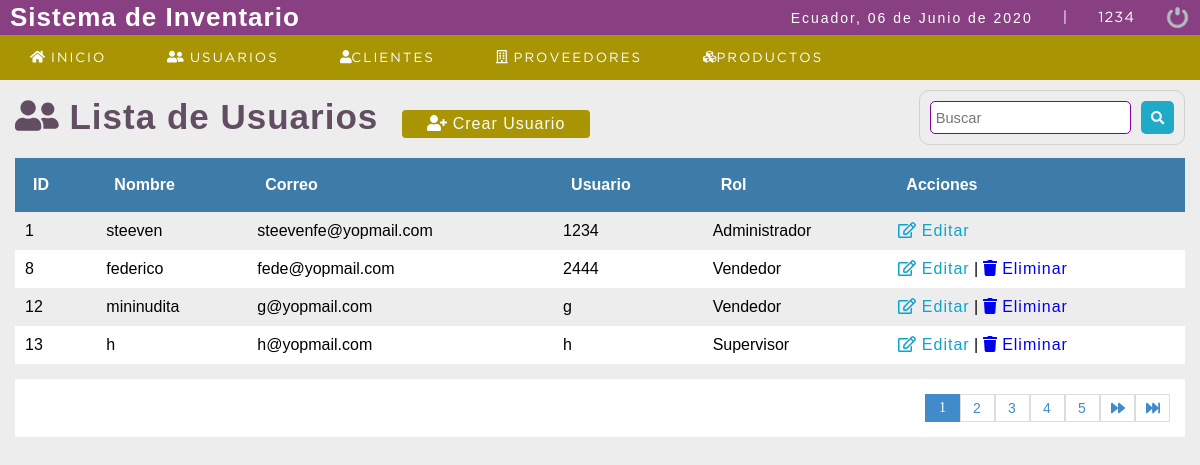
Screenshot of /bazartesis/sistema/lista_usuarios.php (signed in) with the database file from the repository.
### tables this page shows
CREATE TABLE `usuario` (
  `idusuario` int(11) NOT NULL,
  `nombre` varchar(50) DEFAULT NULL,
  `correo` varchar(100) DEFAULT NULL,
  `usuario` varchar(15) DEFAULT NULL,
  `clave` varchar(100) DEFAULT NULL,
  `rol` int(11) DEFAULT NULL,
  `estatus` int(11) NOT NULL DEFAULT 1,
  `foto` text DEFAULT NULL
);

CREATE TABLE `rol` (
  `idrol` int(11) NOT NULL,
  `rol` varchar(20) DEFAULT NULL
);

### bazartesis/sistema/lista_usuarios.php (the view, shortened to what this page needs)
<?php
	include "../conexion.php"
?>
<!DOCTYPE html>
<html lang="en">
<head>
	<?php include "includes/scripts.php";?>
</head>
<body>
	<?php include "includes/header.php";?>
	<section id="container">
		<h1><i class="fas fa-user-friends"></i>  Lista de Usuarios</h1>
		<a href="registro_usuario.php" class="btn_new"><i class="fas fa-user-plus"></i>  Crear Usuario</a>
		<form action="buscar_usuario.php" method="get" class="form_search">
			<input type="text" name="busqueda" id="busqueda" placeholder="Buscar">
			<button type="submit" class="btn_search"><i class="fas fa-search"></i></button>
		</form>
		<table>
			<tr>
				<th>ID</th>
				<th>Nombre</th>
				<th>Correo</th>
				<th>Usuario</th>
				<th>Rol</th>
				<th>Acciones</th>
			</tr>
			<?php
			$sql_registe = mysqli_query($conection,"SELECT COUNT(*) as total_registro FROM usuario WHERE estatus = 1 ");
				$result_register =mysqli_fetch_array($sql_registe);
				$total_registro = $result_register['total_registro'];
					$por_pagina = 4;
					if (empty($_GET['pagina'])) {
						$pagina = 1;
					}else{
						$pagina = $_GET['pagina'];
					}
					$desde = ($pagina-1) * $por_pagina;
					$total_paginas = ceil($total_registro / $por_pagina);
				$query = mysqli_query($conection,"SELECT u.idusuario,u.nombre,u.correo,u.usuario,r.rol FROM usuario u INNER JOIN rol r ON u.rol = r.idrol WHERE estatus = 1
					ORDER BY u.idusuario ASC
					LIMIT $desde,$por_pagina
					");
				$result = mysqli_num_rows($query);
				if ($result > 0) {
					while ($data = mysqli_fetch_array($query)) {
					?>
			<tr>
				<td><?php echo $data["idusuario"]; ?></td>
				<td><?php echo $data["nombre"]; ?></td>
				<td><?php echo $data["correo"]; ?></td>
				<td><?php echo $data["usuario"]; ?></td>
				<td><?php echo $data["rol"]; ?></td>
				<td>
					<a class="link_edit" href="editar_usuario.php?id=<?php echo $data["idusuario"]; ?>"><i class="far fa-edit"></i> Editar</a>
					<?php if($data["idusuario"] != 1){ ?>
					|
					<a class="link_delete" href="eliminar_confirmar_usuario.php?id=<?php echo $data["idusuario"]; ?>"><i class="fas fa-trash"></i> Eliminar</a>
					<?php } ?>
				</td>
			</tr>
			<?php
			}
				}
			?>
		</table>
		<div class="paginador">
			<ul>
				<?php
				for ($i=1; $i <= $total_paginas; $i++) {
				if ($i == $pagina) {
				 	echo '<li class="PageSelected">'.$i.'</li>';
				 }else{
				 	echo '<li><a href="?pagina='.$i.'" >'.$i.'</a></li>';
				 }
				}
				if ($pagina != $total_paginas) {
				?>
				<li><a href="?pagina=<?php echo $pagina+1; ?>"><i class="fas fa-forward"></i></a></li>
				<li><a href="?pagina=<?php echo $total_paginas; ?>"><i class="fas fa-fast-forward"></i></a></li>
				<?php }?>
			</ul>
		</div>
	</section>
</body>
</html>

### bazartesis/sistema/css/style.css (style rules this page uses)
* { margin: 0; padding: 0; box-sizing: border-box; }
body { background: #ededed; }
h1, h2, h3, h4, h5, h6 { font-family: 'arial'; font-weight: bold; letter-spacing: 1px; }
h1 { font-size: 26px; }
a { text-decoration: none; font-family: arial; letter-spacing: 1px; }
#container { padding: 90px 15px 15px; }
form { background: #FFF; margin: auto; padding: 20px 50px; border: 1px solid #d1d1d1; }
input,select { display: block; width: 100%; font-size: 11pt; padding: 5px; border: 1px solid #85029e; border-radius: 5px; }
#container h1 { font-size: 35px; display: inline-block; color: #624d63; }
.btn_new { display: inline-block; background: #a99404; color: #FFF; padding: 5px 25px; border-radius: 4px; margin: 20px; }
table { border-collapse: collapse; font-size: 12pt; font-family: 'arial'; width: 100%; }
table th { text-align: left; padding: 18px; background: #3d7ba8; color:#FFF; }
table tr:nth-child(odd) { background: #FFF; }
table td { padding: 10px; }
.link_edit { color:#0ca4ce; }
.paginador ul { padding: 15px; list-style: none; background: #FFF; margin-top: 15px; display: -webkit-flex; display: -moz-flex; display: -ms-flex; display: -o-flex; display: flex; justify-content: flex-end; }
.paginador a, .PageSelected { color: #428bca; border: 1px solid #ddd; padding: 5px; display: inline-block; font-size: 14px; text-align: center; width: 35px; }
.PageSelected { color: #FFF; background: #428bca; border: 1px solid #428bca; }
.form_search { display: -webkit-flex; display: -moz-flex; display: -ms-flex; display: -o-flex; display: flex; float: right; background: initial; padding: 10px; border-radius: 10px; }
.form_search .btn_search { background: #1faac8; color: #FFF; padding: 10px; border: 0; cursor: pointer; margin-left: 10px; display: flex; border-radius: 5px; }

### rows the page displays
usuario: idusuario "1", nombre "steeven", correo "steevenfe@yopmail.com", usuario "1234", rol.rol "Administrador"
usuario: idusuario "8", nombre "federico", correo "fede@yopmail.com", usuario "2444", rol.rol "Vendedor"
usuario: idusuario "12", nombre "mininudita", correo "g@yopmail.com", usuario "g", rol.rol "Vendedor"
usuario: idusuario "13", nombre "h", correo "h@yopmail.com", usuario "h", rol.rol "Supervisor"

### other values shown
fechaC() "06 de Junio de 2020"
$_SESSION['user'] "1234"
